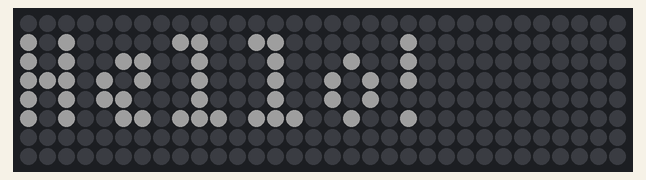
Recording of a sketch running on a simulated ESP32. On the bench: 32×8 RGB LED matrix (first LED top left, wired row by row). Dim RGB values are drawn brighter than linear.

Above: at 0.1 s.

The sketch:

step_09.ino
```cpp
#include <Adafruit_GFX.h>
#include <Adafruit_NeoMatrix.h>
#include <Adafruit_NeoPixel.h>
#include <Fonts/TomThumb.h>

// Initialize an Adafruit NeoMatrix instance
Adafruit_NeoMatrix matrix = Adafruit_NeoMatrix(
    32, // Matrix width in pixels.
    8,  // Matrix height in pixels.
    13, // ESP32 pin number for NeoPixel data out.
    // Matrix layout settings - add together NEO_MATRIX_* values to declare orientation, rotation, etc.
    NEO_MATRIX_TOP + NEO_MATRIX_LEFT + NEO_MATRIX_COLUMNS + NEO_MATRIX_PROGRESSIVE + NEO_MATRIX_ZIGZAG,
    // NeoPixel LED type settings
    NEO_GRB + NEO_KHZ800
);

// The setup function is called once at startup
void setup() {
    // Setting preferences for the matrix instance
    matrix.begin();
    matrix.setTextWrap(false);
    matrix.setBrightness(30);
    matrix.setFont(&TomThumb);

    // Print out a simple "Hello!" message
    matrix.print("Hello!");
    matrix.show();
}

// The loop function is called repeatedly after the setup function is finished.
void loop() {

}
```
